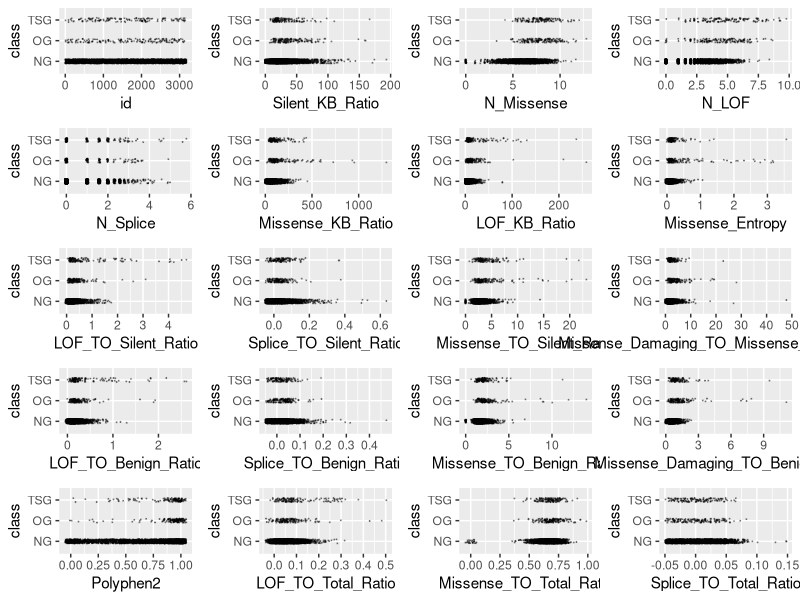
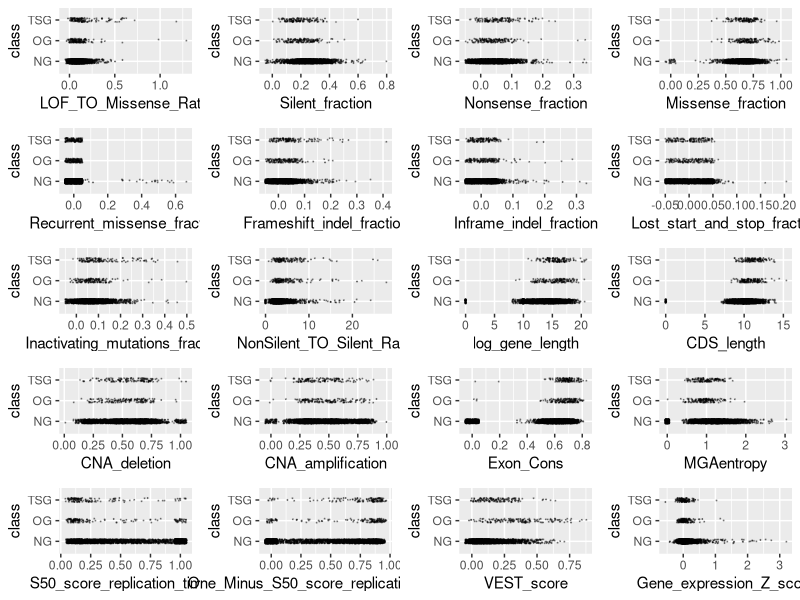
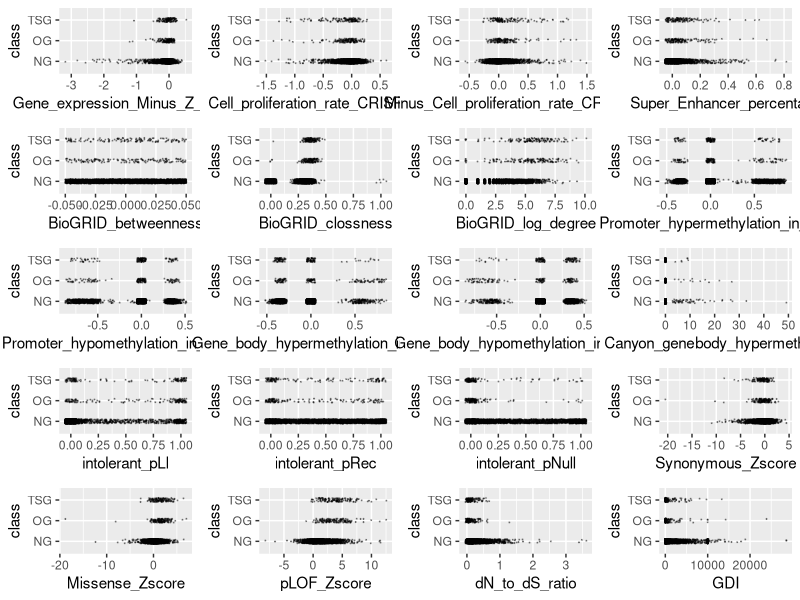
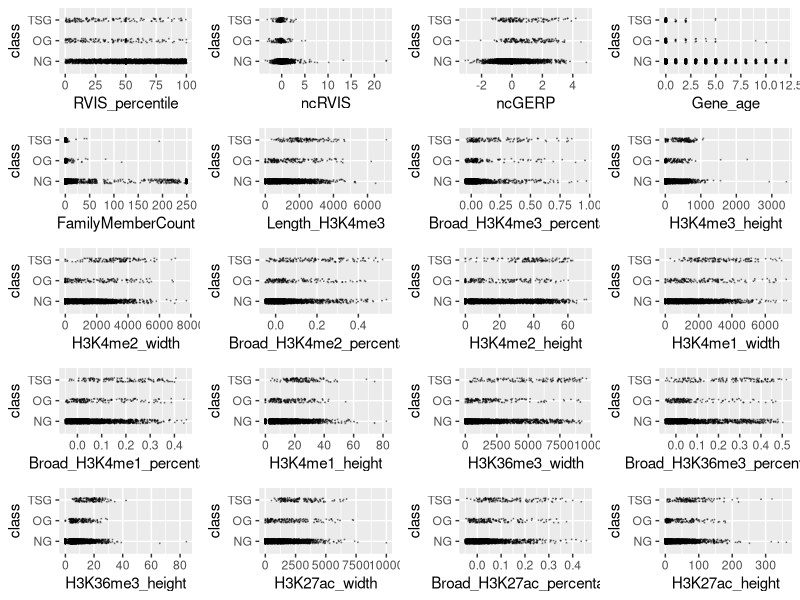
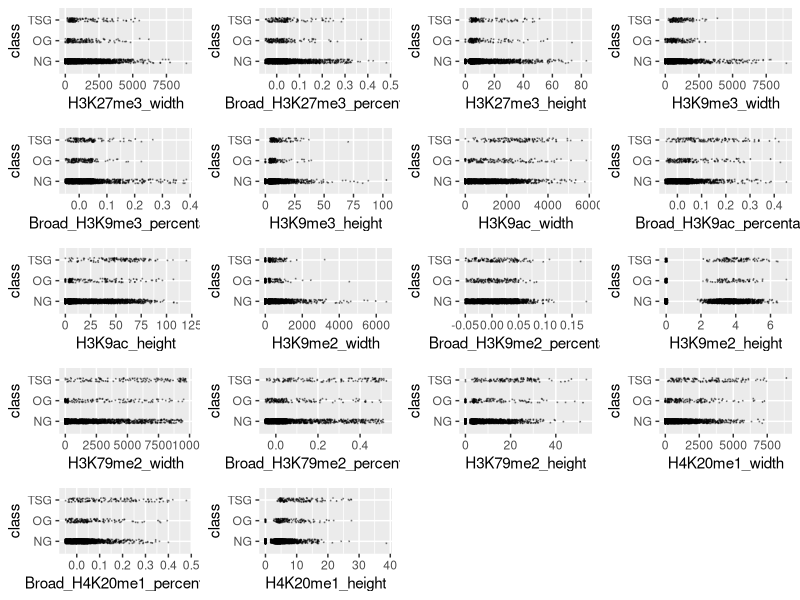
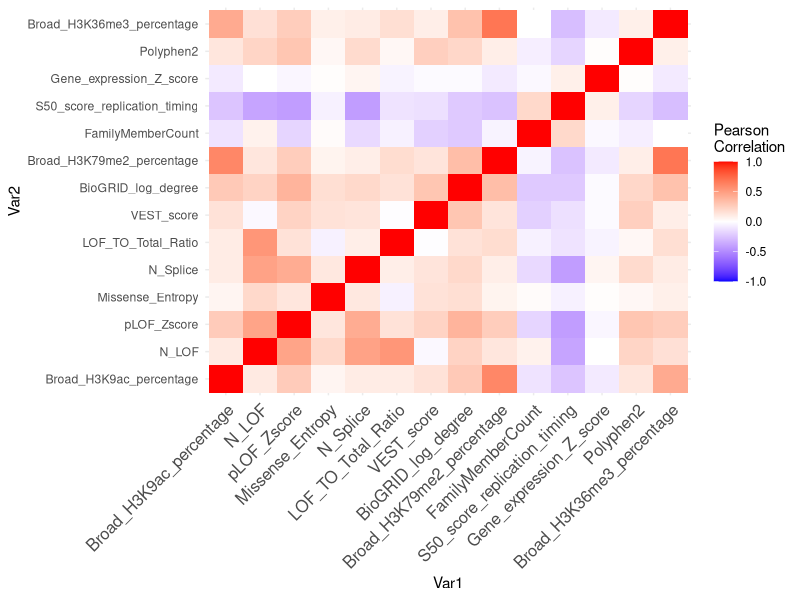

Source code (R) for these figures, in order: (Note: this script raises an error after producing the figures.)
## ---- chunk 1
knitr::opts_chunk$set(echo = TRUE)
## ---- chunk 2
training <- read.csv("training.csv", stringsAsFactors = TRUE)
training$class <- factor(training$class)
levels(training$class) <- c("NG", "OG", "TSG")
outlier <- function(data) {
  low <- mean(data) - 3 * sd(data)
  high <- mean(data) + 3 * sd(data)
  which(data < low | data > high)
}
library(ggplot2)
scatter <- function(var) {
  ggplot(training, aes_string(var, "class")) +
    geom_jitter(width = 0.05, height = 0.1, size = 0.1,
                colour = rgb(0, 0, 0, alpha = 1 / 3))
}
scat_plot <- lapply(names(training)[-99], scatter)
library(gridExtra)
# grid.arrange(grobs = scat_plot[1:20], ncol = 4)
# grid.arrange(grobs = scat_plot[21:40], ncol = 4)
# grid.arrange(grobs = scat_plot[41:60], ncol = 4)
# grid.arrange(grobs = scat_plot[61:80], ncol = 4)
# grid.arrange(grobs = scat_plot[81:98], ncol = 4)
outlier_index <- sort(table(unlist(lapply(training[,-99], outlier))), decreasing = TRUE)
outlier_index[1:100]
training <- training[-as.numeric(names(outlier_index)[1:50]),]
training <- training[-which(training$Missense_TO_Silent_Ratio > 100), ]
training <- training[-which(training$Missense_KB_Ratio > 2000), ]
training <- training[-which(training$LOF_TO_Silent_Ratio > 5), ]
training <- training[-which(training$Gene_expression_Z_score > 4), ]
training <- training[-which(training$dN_to_dS_ratio > 5),]
training <- training[-which(training$Silent_KB_Ratio > 200), ]
training <- training[-which(training$Lost_start_and_stop_fraction > 0.2),]
## ---- chunk 3
library(ggplot2)
scatter <- function(var) {
  ggplot(training, aes_string(var, "class")) +
    geom_jitter(width = 0.05, height = 0.1, size = 0.1,
                colour = rgb(0, 0, 0, alpha = 1 / 3))
}
scat_plot <- lapply(names(training)[-99], scatter)
library(gridExtra)
grid.arrange(grobs = scat_plot[1:20], ncol = 4)
grid.arrange(grobs = scat_plot[21:40], ncol = 4)
grid.arrange(grobs = scat_plot[41:60], ncol = 4)
grid.arrange(grobs = scat_plot[61:80], ncol = 4)
grid.arrange(grobs = scat_plot[81:98], ncol = 4)
## ---- chunk 4
library(dplyr)
sig <- logical(98)
names(sig) <- names(training)[-99]
k <- 1
diffs <- logical(98)
for (var in names(training)[-99]) {
  model <- aov(training[[var]] ~ factor(training$class))
  sig[k] <- summary(model)[[1]][1, 5]
  diffs[k] <- all(TukeyHSD(model)$`factor(training$class)`[, 4] < 0.05)
  k <- k + 1
}
sort(sig[diffs])
score <- function (conf_mat) {
  print(sum(diag(conf_mat) * c(1, 20, 20)))
  print(sum(diag(conf_mat) * c(1, 20, 20)) / sum(apply(conf_mat, 2, sum) * c(1, 20, 20)))
}

classify <- function(probs) {
  if (any(probs[2:3] > 1 / 41)) {
    subset <- probs[2:3]
    output <- which(subset == max(subset))
    if (length(output) > 1) {
        output <- sample(1:2, 1)
    }
  } else {
    output <- 0
  }
  output
}
## ---- chunk 5
library(dplyr)
vars <- training %>% select(Broad_H3K9ac_percentage, N_LOF, pLOF_Zscore,
                             Missense_Entropy,
                            N_Splice, LOF_TO_Total_Ratio, VEST_score,
                            BioGRID_log_degree,
                            Broad_H3K79me2_percentage, FamilyMemberCount,
                            S50_score_replication_timing, Gene_expression_Z_score,
                            Polyphen2, Broad_H3K36me3_percentage, class)
vars$class <- factor(vars$class)
levels(vars$class) <- c("NG", "OG", "TSG")
cor_mtx = round(cor(vars[, names(vars) != "class"]), 2)
library(reshape2)
#reshape it
melted_cor_mtx <- melt(cor_mtx)

#draw the heatmap
cor_heatmap = ggplot(data = melted_cor_mtx, aes(x=Var1, y=Var2, fill=value)) + geom_tile()
cor_heatmap = cor_heatmap +
scale_fill_gradient2(low = "blue", high = "red", mid = "white", midpoint = 0, limit = c(-1,1), space = "Lab", name="Pearson\nCorrelation") + 
theme_minimal() +
theme(axis.text.x = element_text(angle = 45, vjust = 1, size = 12, hjust = 1))

cor_heatmap
## ---- chunk 6
library(dplyr)
distances <- function(data) {
  dist_mat <- matrix(nrow = length(data), ncol = length(data))
  for (i in seq_len(nrow(dist_mat))) {
    for (j in seq_len(ncol(dist_mat))) {
      dist_mat[i, j] <- sqrt((data[i] - data[j])^2) 
    }
  }
  total_avg <- mean(dist_mat)
  subsets <- list()
  for (k in levels(training$class)) {
    subsets[[i]] <- dist_mat[training$class == k, training$class == k]
  }
  subsets <- unlist(subsets)
  mean(subsets) / total_avg
}
get_pairwise_dists <- function(m)
{
  num_rows = nrow(m)
  num_cols = ncol(m)
  
  m_1 = matrix(rep(as.matrix(m), each=num_rows), c(num_rows^2, num_cols), byrow=FALSE)
  m_2 = matrix(rep(t(as.matrix(m)), num_rows), c(num_rows^2, num_cols), byrow=TRUE)
  dists = sqrt(rowSums((m_1 - m_2)^2))
  D = matrix(dists, c(num_rows,num_rows), byrow=TRUE)
  return(D)
}

## ---- chunk 7
process_bootstrap_samples <- function(d, num_bootstrap_samples)
{
  var_names = names(d)[names(d) != 'class']
  r_vals = rep(0, num_bootstrap_samples)
  for (i in 1:num_bootstrap_samples)
  {
    #generate a random bootstrap sample (replace=TRUE is CRUCIAL)
    bootstrap_sample = d[sample(nrow(d), nrow(d), replace=TRUE), ]
    
    #compuate the within-class pairwise distances
    c0_dists = get_pairwise_dists(bootstrap_sample[bootstrap_sample$class == 0, var_names])
    c1_dists = get_pairwise_dists(bootstrap_sample[bootstrap_sample$class == 1, var_names])
    c2_dists = get_pairwise_dists(bootstrap_sample[bootstrap_sample$class == 2, var_names])
    
    #compuate all pairwise distances
    all_dists = get_pairwise_dists(bootstrap_sample[, var_names])
    
    #compuate the clustering coefficient 
    r = mean(c(c0_dists, c1_dists, c2_dists)) / mean(all_dists)
    r_vals[i] = r
  }
  
  hist(r_vals, main=var_names)
  abline(v=mean(r_vals))
}

set.seed(123)
vars <- training %>% select(Broad_H3K9ac_percentage, N_LOF, pLOF_Zscore,
                             Missense_Entropy,
                            N_Splice, LOF_TO_Total_Ratio, VEST_score,
                            BioGRID_log_degree,
                            Broad_H3K79me2_percentage, FamilyMemberCount,
                            S50_score_replication_timing, Gene_expression_Z_score,
                            Polyphen2, Broad_H3K36me3_percentage, class)

library(caret)
vars_test <- createDataPartition(vars$class, p = 0.8, 
                                  list = FALSE)
vars_train <- vars[vars_test, ]
vars_test <- vars[-vars_test, ]

train_cont <- trainControl(method = "cv", number = 5, classProbs = TRUE, savePredictions = TRUE)


knn_ft <- train(class ~ ., data = vars_train, method = "knn", preProc = c("center", "scale"),
                trControl = train_cont, tuneGrid = expand.grid(k = seq(from = 1, to = 25, by = 5)))
for (k in seq(from = 1, to = 25, by = 5)) {
  preds <- predict(knn_ft, newdata = vars_test, type = "prob")
  knn_mod <- table("pred"=unlist(apply(preds, 1, classify)), "obs" = vars_test$class)
  print(knn_mod)
  score(knn_mod)
}
## ---- chunk 8
tests <- read.csv("test.csv")
preds <- predict(lda_ft, newdata = tests, type = "prob")
preds <- apply(preds, 1, classify)
names(preds) <- tests$id
csv_file <- data.frame("id" = tests$id,
                       "class" = preds)
# write.csv(csv_file, "modelpredictions4.csv", row.names = FALSE)
model_1 <- read.csv("modelpredictions.csv")
model_2 <- read.csv("modelpredictions2.csv")
model_1_beta <- read.csv("modelpredictions_beta.csv")
model_2_beta <- read.csv("modelpredictions2_beta.csv")
model_3 <- read.csv("modelpredictions3.csv")
table(model_1$class, model_1_beta$class)
table("BEST MOD" = model_3$class, csv_file$class)
mean(model_1$class == csv_file$class)
